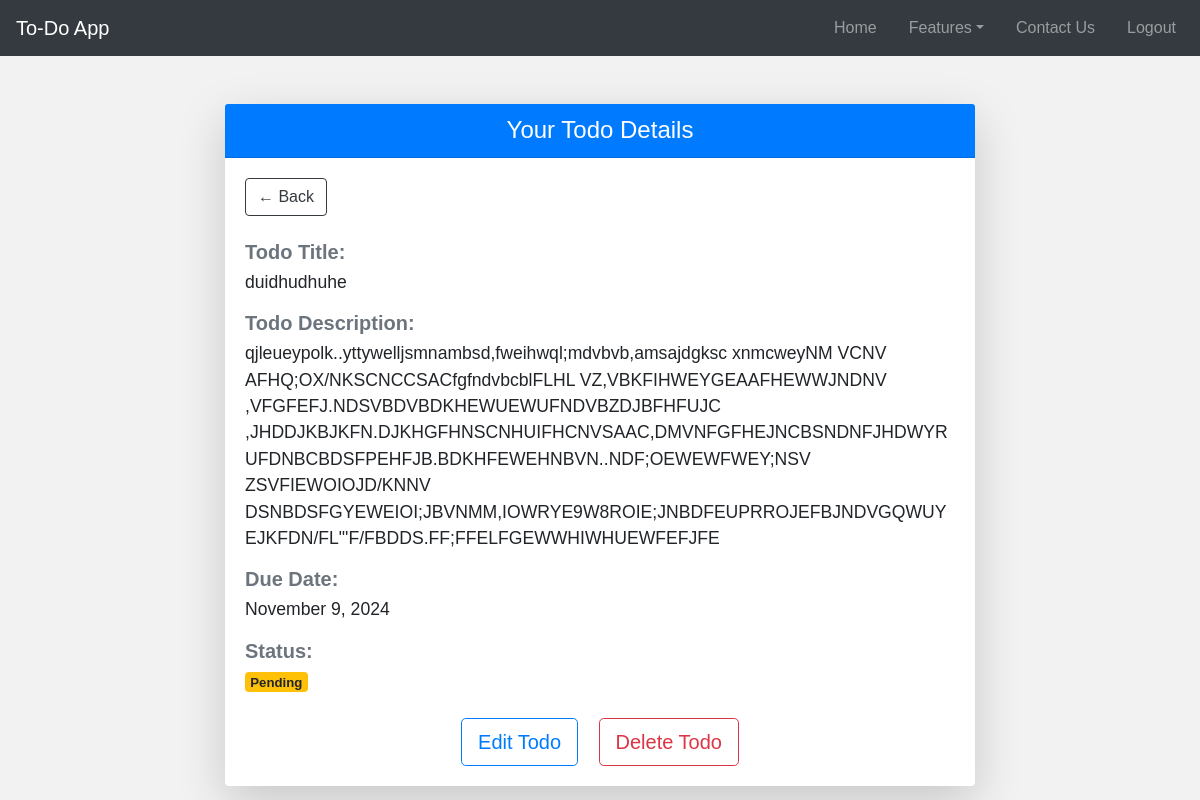
/view_todo_details/9/ (signed in), run on the app's committed database.
### Todo/models.py (models this page shows, shortened)
class Todo(models.Model):
    user = models.ForeignKey(User, on_delete= models.CASCADE)
    title = models.CharField(max_length=100,null=True,blank=True)
    Description = models.TextField(null=True,blank=True)
    due = models.DateTimeField(auto_now_add=True)
    completed = models.BooleanField(default=False,null=True,blank=True)
    class Meta:
        ordering = ['completed']

### Todo/views.py (the view)
# urls.py: path('view_todo_details/<int:pk>/', views.view_todo_details, name='view_todo_details'),
@login_required
def view_todo_details(request,pk):
    details = Todo.objects.filter(user = request.user).get(id=pk)
    context = {'details':details}
    return render(request , 'view_todo_detail.html' , context)

### templates/view_todo_detail.html
{% extends 'main.html' %}
{% load static %}
{% block content %}
<div class="container my-5 todo-details-container">
    <div class="row justify-content-center">
        <div class="col-md-8">
            <div class="card shadow-lg border-0 rounded">
                <div class="card-header text-center bg-primary text-white">
                    <h3>Your Todo Details</h3>
                </div>
                <div class="card-body">
                    <a class="btn btn-outline-dark mb-4" href="{% url 'view_todo' %}">&#x2190; Back</a>
                    <div class="mb-3">
                        <h5 class="font-weight-bold text-secondary">Todo Title:</h5>
                        <p class="left">{{ details.title }}</p>
                    </div>
                    <div class="mb-3">
                        <h5 class="font-weight-bold text-secondary">Todo Description:</h5>
                        <p class="left">{{ details.Description }}</p>
                    </div>
                    <div class="mb-3">
                        <h5 class="font-weight-bold text-secondary">Due Date:</h5>
                        <p class="left">{{ details.due|date:"F j, Y" }}</p>
                    </div>
                    <div class="mb-3">
                        <h5 class="font-weight-bold text-secondary">Status:</h5>
                        <p class="left">
                            {% if details.completed %}
                                <span class="badge badge-success">Completed</span>
                            {% else %}
                                <span class="badge badge-warning">Pending</span>
                            {% endif %}
                        </p>
                    </div>
                    <div class="text-center mt-4">
                        <a href="{% url 'edit_todo' details.id %}" class="btn btn-outline-primary btn-lg mx-2">Edit Todo</a>
                        <a href="{% url 'delete_todo' details.id %}" class="btn btn-outline-danger btn-lg mx-2">Delete Todo</a>
                    </div>
                </div>
            </div>
        </div>
    </div>
</div>
{% endblock %}

### static/css/main.css (style rules this page uses)
html, body { font-family: Arial, sans-serif; height: 100%; margin: 0; background-color: #f2f2f2; }
h3 { text-align: center; font-size: 60px; }
p { text-align: center; font-size: 20px; }
.left { text-align: left !important; font-size: 1.1em; }
.todo-details-container h5 { margin-bottom: 5px; color: #333; }
.todo-details-container .card-header h3 { font-size: 1.5em; margin: 0; }
.container { max-width: 100%; padding: 0 15px; }

### data on the page
Todo: title "duidhudhuhe", Description "qjleueypolk..yttywelljsmnambsd,fweihwql;mdvbvb,amsajdgksc xnmcweyNM VCNV AFHQ;OX/NKSCNCCSACfgfndvbcblFLHL VZ,VBKFIHWEYGEAAFHEWWJNDNV ,VFGFEFJ.NDSVBDVBDKHEWUEWUFNDVBZDJBFHFUJC ,JHDDJKBJKFN.DJKHGFHNSCNHUIFHCNVSAAC,DMVNFGFHEJNCBSNDNFJHDWYRUFDNBCBDSFPEHFJB.BDKHFEWEHNBVN..NDF;OEWEWFWEY;NSV ZSVFIEWOIOJD/KNNV DSNBDSFGYEWEIOI;JBVNMM,IOWRYE9W8ROIE;JNBDFEUPRROJEFBJNDVGQWUYEJKFDN/FL\"'F/FBDDS.FF;FFELFGEWWHIWHUEWFEFJFE", due "November 9, 2024"
